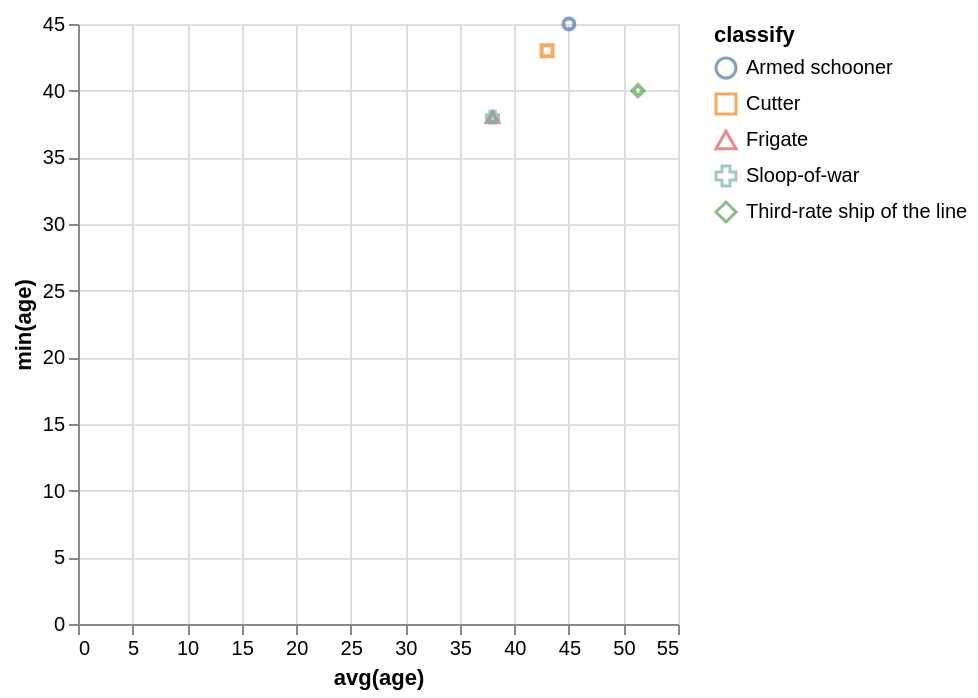

The specification (Vega-Lite) saved for this image:
### Vega-Lite specification from a JSON file in a GitHub repository (floating-point values rounded to 4 significant figures)
{"data": {"values": [{"x_data": 45, "y_data": 45, "classify": "Armed schooner"}, {"x_data": 43, "y_data": 43, "classify": "Cutter"}, {"x_data": 38, "y_data": 38, "classify": "Frigate"}, {"x_data": 38, "y_data": 38, "classify": "Sloop-of-war"}, {"x_data": 51.33, "y_data": 40, "classify": "Third-rate ship of the line"}]}, "mark": "point", "encoding": {"x": {"field": "x_data", "type": "quantitative", "title": "avg(age)", "scale": {"zero": "false"}}, "y": {"field": "y_data", "type": "quantitative", "title": "min(age)", "scale": {"zero": "false"}}, "color": {"field": "classify", "type": "nominal"}, "shape": {"field": "classify", "type": "nominal"}}}
